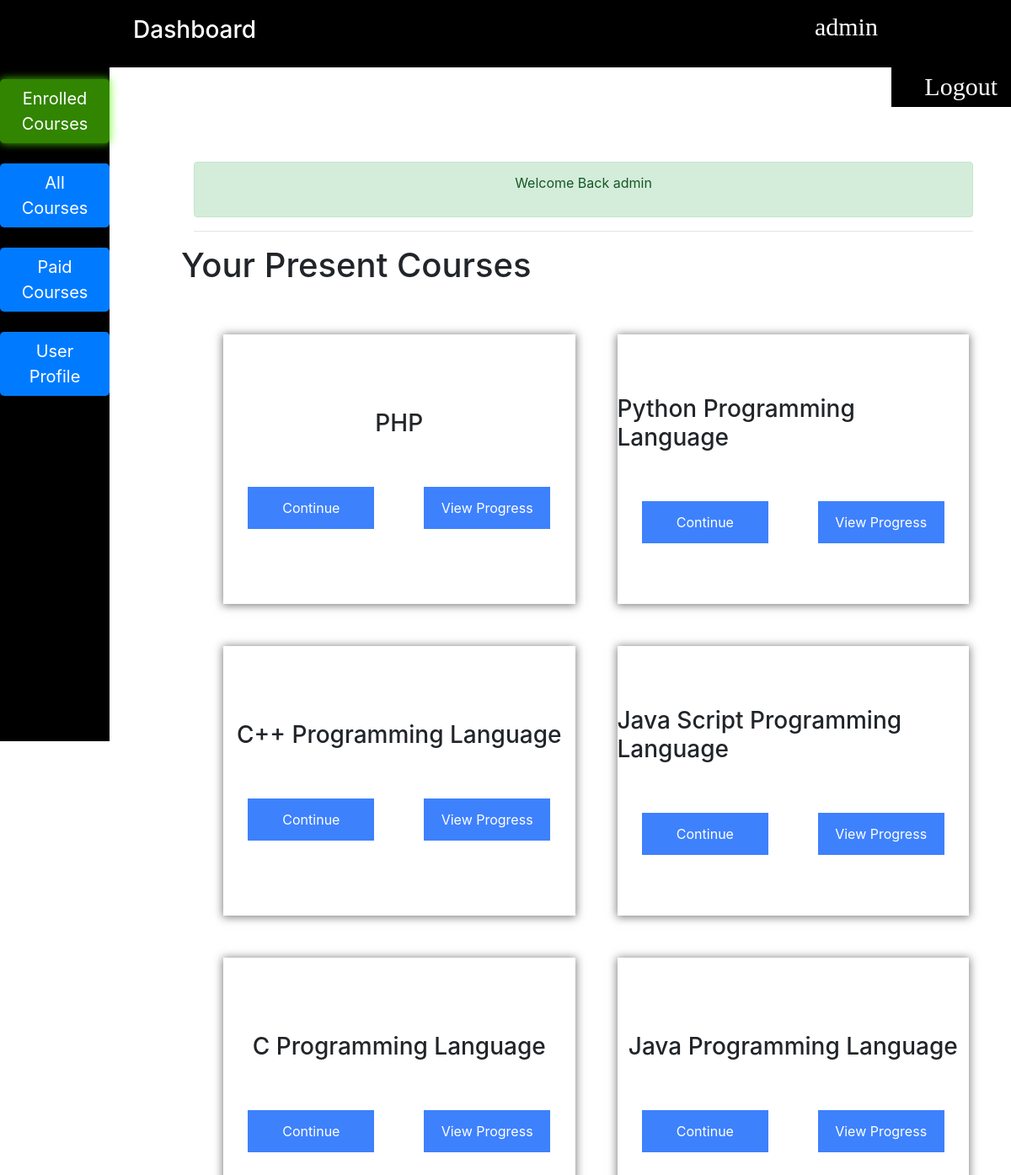
The page /dashboard/ (signed in) on the database its author committed.
### userprogress/models.py (models this page shows, shortened)
class EnrolledCourse(models.Model):
    user = models.ForeignKey(User, on_delete=models.CASCADE, related_name="ucourse", default=1, null=True)
    course = models.ForeignKey(Course, on_delete=models.CASCADE, related_name="course")
    slug = models.SlugField(default=Course)

class Course(models.Model):
    name = models.CharField(max_length=300)
    description = models.TextField()
    status = models.CharField(max_length=4)
    image = models.ImageField()
    slug = models.SlugField(default=False)
    def __str__(self):
        return self.name

### userprogress/views.py (the view)
# urls.py: path('dashboard/', dashboard, name='dashboard'),
def dashboard(request):
    courses = Course.objects.all()
    enrolled_courses = EnrolledCourse.objects.all()
    context = {"courses": courses, "enrolled_courses": enrolled_courses}
    return render(request, "registration/dashboard.html", context)

### templates/registration/dashboard.html (shortened to what this page needs)
{% extends 'account/register/register_base.html'%}
{% load static %}
{% block navbar %}
{% if user.is_authenticated %}
{% include './nav.html' %}
<div class="empty">
</div>
<div class="navigation">
    <ul class="navigation-links">
        <a href="#enrolled" class="user-link enrolled-link active">
            <button class="btn btn-lg btn-primary"><li>Enrolled Courses</li></button>
        </a>
        <a href="#available" class="user-link all-link">
            <button class="btn btn-lg btn-primary"><li>All Courses</li></button>
        </a>
        <a href="#paid" class="user-link paid-link">
            <button class="btn btn-lg btn-primary"><li>Paid Courses</li></button>
        </a>
        <a href="#profile" class="user-link profile-link">
            <button class="btn btn-lg btn-primary"><li>User Profile</li></button>
        </a>
    </ul>
</div>
{% else %}
<div class="alert alert-danger" role="alert">
    <strong>Not Authourized</strong>
</div>
<h1 class="anonuser">Sorry You Must Login First, click <a href="/accounts/login">here</a></h1>
{% endif %}
{% endblock navbar %}
{% block content %}
{% if user.is_authenticated %}
<div class="container">
    <div class="page-header">
        <div class="empty"></div>
        <div class="alert alert-success" role="alert">
            <p>Welcome Back {{request.user}}</p>
        </div>
        <hr width="100%">
    </div>
    <div class="row">
        <section class="enrolled active">
            <h1>Your Present Courses</h1>
            <div class="enrolled-courses">
            {% for enrolled_course in user.ucourse.all %}
                <div class="course">
                    <h3>{{ enrolled_course.course }}</h3>
                    <div class="course-btn">
                        <a href="/course/{{ enrolled_course.slug }}/"><button class="continue">Continue</button></a>
                        <button>View Progress</button>
                    </div>
                </div>
            {% endfor %}
            </div>
        </section>
    </div>
</div>
{% endif %}
{% endblock content %}

### templates/registration/nav.html (shortened to what this page needs)
{% extends 'base.html' %} {% load static%}  {% block content %}
<header class="header">
  <div class="head-title">
    <a href="/dashboard" class="home"><h3>Dashboard</h3></a>
  </div>
  <nav>
    <ul class="nav-links">
      <div class="user-info">
        <i class="fa fa-user">&nbsp;&nbsp;<span class="username">{{request.user}}</span></i>
      </div>
    </ul>
  </nav>
</header>
<a href="/accounts/logout" class="nav-link logout"><li><i class="fa fa-sign-out">Logout</i></li></a>
{% endblock content %}

### static/css/styles.css (style rules this page uses)
* { padding: 0; margin: 0; -webkit-box-sizing: border-box; box-sizing: border-box; }
.header { position: fixed; z-index: 4; background: #3e81fd; display: -webkit-box; display: -ms-flexbox; display: flex; -ms-flex-pack: distribute; justify-content: space-around; -webkit-box-align: center; -ms-flex-align: center; align-items: center; margin: auto; width: 100%; line-height: 10vh; color: #fff; }
.empty { height: 10vh; }

### templates/registration/dashboard.html (style rules this page uses)
header { position: fixed; }
.empty { padding-top: 12vh; }
.continue { width: 150px; height: 50px; background: rgb(62, 129, 253); color: #fff; border: none; }
a { text-decoration: none; color: rgb(0, 255, 213); }
.enrolled-courses { display: grid; grid-template-columns: repeat(2, 1fr); width: 100%; padding: 50px; grid-gap: 50px; }
.course-btn { padding-top: 50px; width: 100%; display: flex; justify-content: space-around; align-items: center; }
.course-btn > button { width: 150px; height: 50px; background: rgb(62, 129, 253); color: #fff; border: none; }
.course { width: 100%; display: flex; flex-flow: column; align-items: center; justify-content: center; height: 40vh; box-shadow: 0px 1px 10px 1px rgba(0, 0, 0, 0.5); }
li { list-style: none; }
.container { padding-left: 200px; }
.navigation { position: fixed; top: 10vh; left: 0; height: 100vh; z-index: 1; background: #000; }
.navigation-links { width: 130px; background: #000; }
.user-link { color: #fff; line-height: 100px; }
.enrolled,.all,.paid,.profile { position: absolute; opacity: 0; pointer-events: none; transition: 0.3s linear; }
.enrolled.active, .paid.active, .all.active, .profile.active { opacity: 1; pointer-events: all; flex-direction: column; }
.active > .btn { background: rgb(49, 133, 0); box-shadow: 1px 0px 10px 1px rgba(94, 255, 0, 0.637); }
.header { background: #fff; }
.btn { border: none; color: #fff; transition: 0.3s linear; }
.alert { width: 100%; display: flex; align-items: center; justify-content: center; }

### templates/registration/nav.html (style rules this page uses)
.logout { position: fixed; top: 10vh; right: 0; z-index: 3; background: #000; }
.fa { font-size: 30px; }
.header { position: fixed; display: flex; justify-content: space-around; align-items: center; width: 100%; height: 10vh; top: 0; background: #000; }
nav { flex: 0.4; }
.nav-links, .header-title, .user-info { display: flex; }
.user-info { justify-content: center; align-items: center; text-align: center; flex: 0.2; }
.nav-links { justify-content: flex-end; align-items: center; list-style: none; width: 100%; }
.nav-link { text-decoration: none; color: #fff; }
.home { text-decoration: none; color: #fff; }
a { text-decoration: none; cursor: pointer; }

### rows shown on the page
EnrolledCourse: course "PHP"
EnrolledCourse: course "Python Programming Language"
EnrolledCourse: course "C++ Programming Language"
EnrolledCourse: course "Java Script Programming Language"
EnrolledCourse: course "C Programming Language"
EnrolledCourse: course "Java Programming Language"

### other values the page prints
{{ request.user }} "admin"
